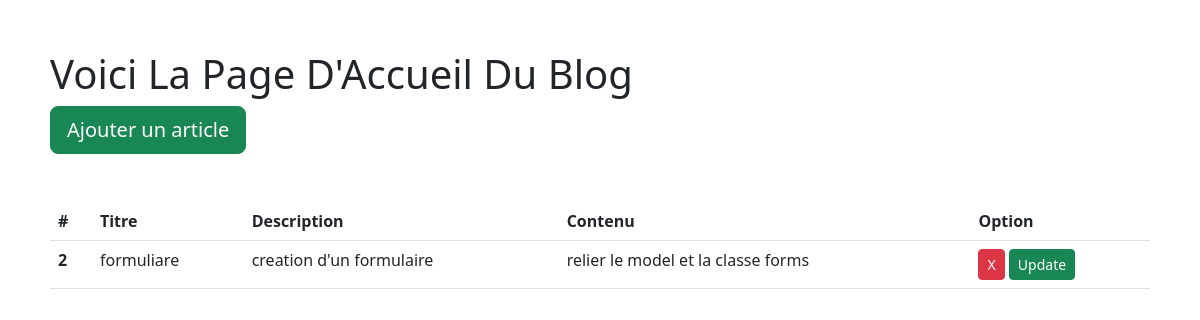
The page /accueil/ on the database as committed earlier.
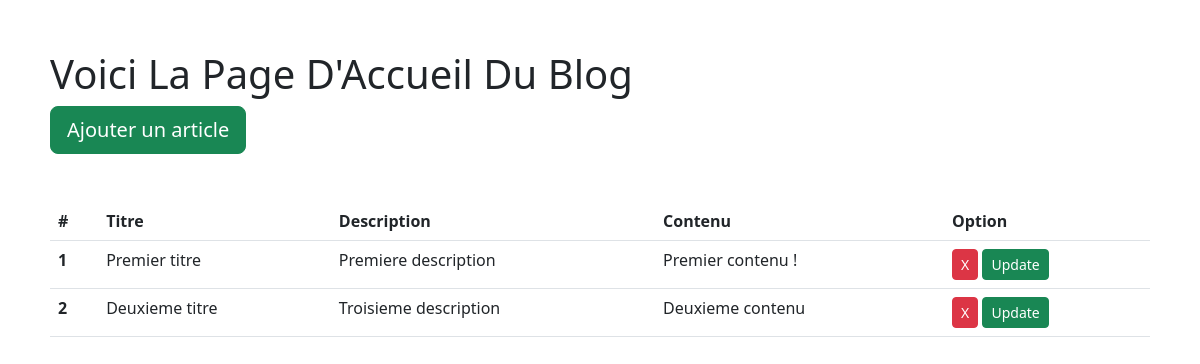
The same page on the database as committed later.
### blog/models.py (models this page shows, shortened)
class Article(models.Model):
    title = models.fields.CharField(max_length=100)
    description = models.fields.CharField(max_length=200)
    content = models.fields.TextField(blank=True)
    is_active = models.BooleanField(default=True, null=True)
    created_at = models.DateTimeField(auto_now_add=True, null=True)
    updated_at = models.DateTimeField(auto_now=True, null=True)
    class Meta:
        verbose_name = 'Article'
        verbose_name_plural = 'Les articles'

### blog/views.py (the view)
# urls.py: path('accueil/',views.index,name='accueil'),
def index(request):
    Articles = Article.objects.all()
    return render(request,'blog/index.html', {'Articles': Articles})

### myDjangoBlog/context_processors.py (called while the page is built)
def get_all_articles(request):
    articles = Article.objects.all()
    return {
        'articles':  articles
    }

### blog/templates/blog/index.html (shortened to what this page needs)
 {% extends 'blog/layouts/base.html' %}
 {% block content %}
 <h1> {{ "voici la page d'accueil du blog"|title }} </h1>
 <a href="{% url 'blog:add' %}" class="btn btn-success btn-lg">Ajouter un article</a>
   {% if articles %}
   <table class="table table-hover mt-5">
      <thead class="thead-dark">
        <tr>
          <th scope="col">#</th>
          <th scope="col">Titre</th>
          <th scope="col">Description</th>
          <th scope="col">Contenu</th>
          <th scope="col">Option</th>
        </tr>
      </thead>
      <tbody>
         {% for article in articles %}
        <tr>
          <th scope="row">{{article.id}}</th>
          <td>{{article.title}}</td>
          <td>{{article.description}}</td>
          <td>{{article.content}}</td>
          <td>
            <a href="{% url 'blog:delete' article.id %}" class="btn btn-sm btn-danger">X</a>
            <a href="{% url 'blog:update' article.id %}" class="btn btn-sm btn-success">Update</a>
         </td>
        </tr>
        {% endfor %}
      </tbody>
    </table>
   {% endif %}
 {% endblock %}

### blog/templates/blog/layouts/base.html (shortened to what this page needs)
{% load static %}
<html>
    <head>
        <link href="https://cdn.jsdelivr.net/npm/bootstrap@5.3.0-alpha3/dist/css/bootstrap.min.css" rel="stylesheet">
    <head>
    <body>
        <div class="main">
        {% block content %}{% endblock %}
        </div>
  </body>
    <body>
<html>

### blog/templates/blog/layouts/base.html (style rules this page uses)
.main { padding:50px; }

Rows that differ between the two databases and show on the page:
added Article: id "1", title "Premier titre", description "Premiere description", content "Premier contenu !"
changed Article id 2: title "formuliare" → "Deuxieme titre"; description "creation d'un formulaire" → "Troisieme description"; content "relier le model et la classe forms" → "Deuxieme contenu"
